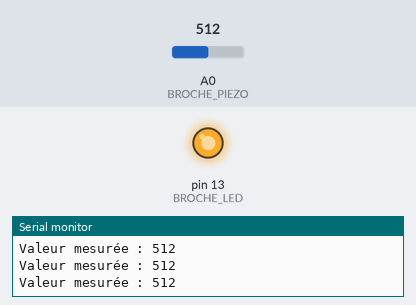
Bench run of a sketch on a simulated Arduino Uno, built with avr-gcc and run on an emulated ATmega328P. Parts: output pins drawn as LEDs (lit = HIGH), the last lines printed to the serial monitor. Inputs (shaded band) come from the test bench; at power-on: A0 (BROCHE_PIEZO) = 512.

Above: at 1.2 s.
1.3 s: A0 (BROCHE_PIEZO) set to 107
2.8 s: A0 (BROCHE_PIEZO) set to 88
At 3.6 s:
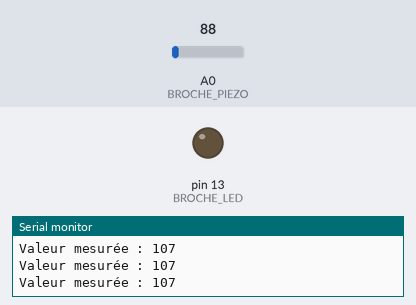
4.3 s: A0 (BROCHE_PIEZO) set to 110
At 5.5 s:
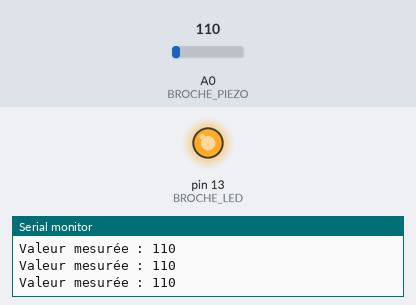
5.8 s: A0 (BROCHE_PIEZO) set to 90
At 6.8 s:
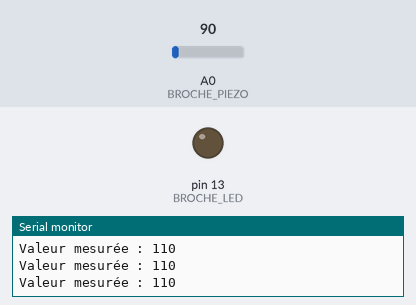
Timing chart, 0 to 8.3 s (numbered marks = the images above; inputs shaded):
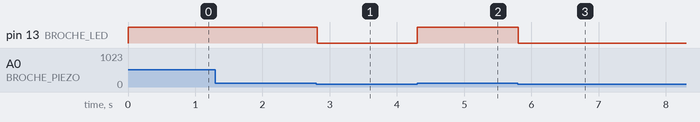

Measured:
- the behaviour switches between 100 and 99 on A0 (BROCHE_PIEZO) (found by bisection; images 0 and 1)
- after the input at 2.8 s, pin 13 (BROCHE_LED): HIGH → LOW at once
- after the input at 4.3 s, pin 13 (BROCHE_LED): LOW → HIGH at once
- after the input at 5.8 s, pin 13 (BROCHE_LED): HIGH → LOW at once

The sketch:

code_arduino_vibration_piezo.ino
```cpp
/* Détecter un choc avec un capteur piezo
 * Formation Arduino, Rennes, Hisséo, 29 mai 2018, pierre <at>lesporteslogiques.net
 *
 * arduino 1.8.2 @ zibu / debian 7 wheezy
 */

#define BROCHE_PIEZO   A0
#define BROCHE_LED     13

int seuil_detection = 100;

void setup() {
   pinMode(BROCHE_LED,   OUTPUT);
   pinMode(BROCHE_PIEZO, INPUT);
   Serial.begin(9600);
}

void loop() {

  int signal_piezo = analogRead(BROCHE_PIEZO);

  if (signal_piezo >= seuil_detection) {
    digitalWrite(BROCHE_LED, HIGH);
    Serial.print("Valeur mesurée : ");
    Serial.println(signal_piezo);
    delay(100);            // laisser un peu de temps pour que l'on puisse voir la led
  } else {
    digitalWrite(BROCHE_LED, LOW);
  }
}
```
